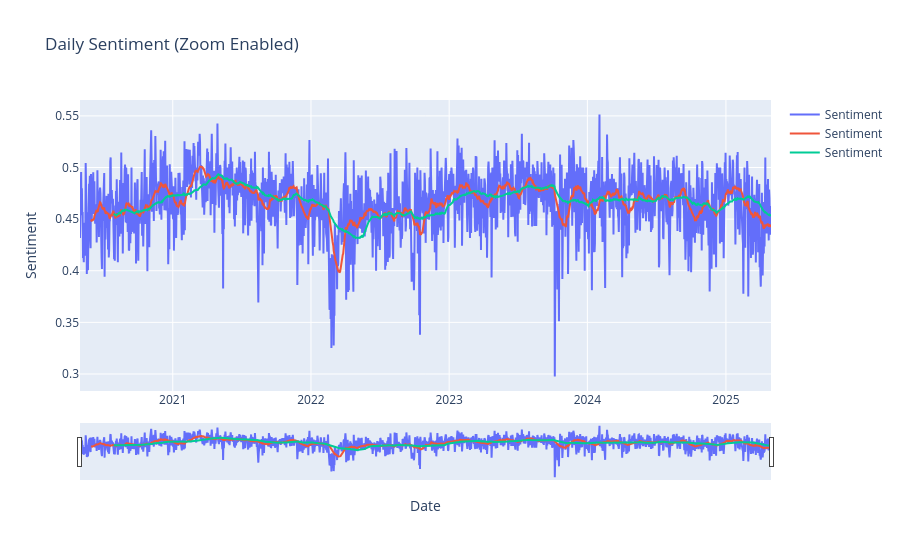

The notebook cell this image was saved under:
### Code cell
import plotly.graph_objects as go

fig = go.Figure()

daily_30 = daily.rolling(30).mean()
daily_90 = daily.rolling(90).mean()

fig.add_trace(
    go.Scatter(
        x=daily.index,
        y=daily.values,
        mode="lines",
        name="Sentiment"
    )
)
fig.add_trace(
    go.Scatter(
        x=daily_30.index,
        y=daily_30.values,
        mode="lines",
        name="Sentiment"
    )
)
fig.add_trace(
    go.Scatter(
        x=daily_90.index,
        y=daily_90.values,
        mode="lines",
        name="Sentiment"
    )
)

fig.update_layout(
    title="Daily Sentiment (Zoom Enabled)",
    xaxis_title="Date",
    yaxis_title="Sentiment",
    hovermode="x unified"
)

# enable range slider
fig.update_xaxes(rangeslider_visible=True)

fig.show()

### Figure 1 — Plotly figure (JSON) as saved in the notebook; plotly's stock layout.template omitted (floating-point values rounded to 4 significant figures; data arrays with more than 128 entries replaced by an {"elided": "..."} marker saying what was removed)
{"data": [{"mode": "lines", "name": "Sentiment", "type": "scatter", "x": {"elided": "1826 str values"}, "y": {"elided": "1826 float values"}}, {"mode": "lines", "name": "Sentiment", "type": "scatter", "x": {"elided": "1826 str values"}, "y": {"elided": "1826 float values"}}, {"mode": "lines", "name": "Sentiment", "type": "scatter", "x": {"elided": "1826 str values"}, "y": {"elided": "1826 float values"}}], "layout": {"hovermode": "x unified", "title": {"text": "Daily Sentiment (Zoom Enabled)"}, "xaxis": {"rangeslider": {"visible": true}, "title": {"text": "Date"}}, "yaxis": {"title": {"text": "Sentiment"}}}}
